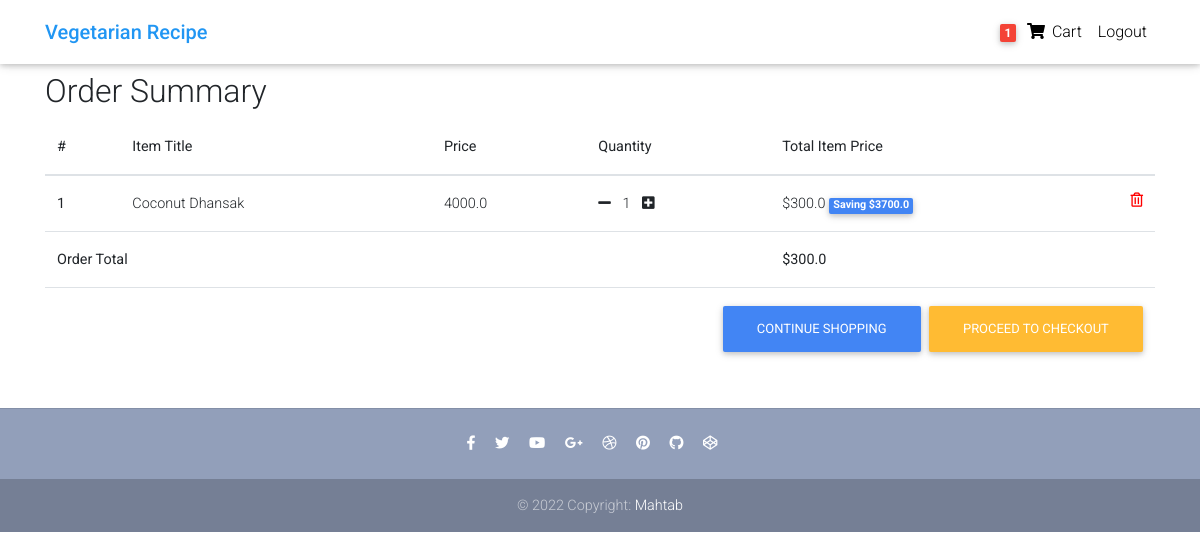
The page /order_summary/ (signed in) on the database as committed earlier.
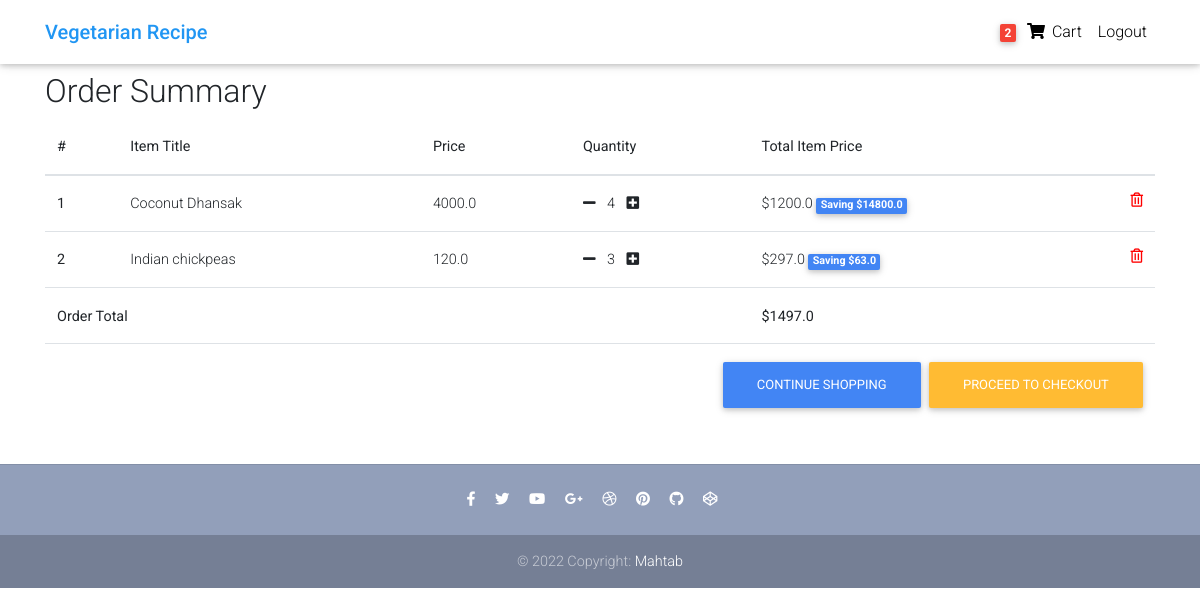
The same page on the database as committed later.
### core/models.py (models this page shows, shortened)
class Order(models.Model):
    user = models.ForeignKey(settings.AUTH_USER_MODEL,
                             on_delete=models.CASCADE)
    items = models.ManyToManyField(OrderItem)
    start_date = models.DateTimeField(auto_now_add=True)
    ordered_date = models.DateTimeField()
    ordered = models.BooleanField(default=False)
    billing_address = models.ForeignKey('BillingAddress',
                                        on_delete=models.SET_NULL,null=True,blank=True)
    def get_total(self):
        total = 0
        for order_item in self.items.all():
            total+=order_item.get_final_price()
        return total

class OrderItem(models.Model):
    user = models.ForeignKey(settings.AUTH_USER_MODEL,
                             on_delete=models.CASCADE, blank=True, null=True)
    ordered = models.BooleanField(default=False)
    item = models.ForeignKey(Recipe, on_delete=models.CASCADE)
    quantity = models.IntegerField(default=1)
    def get_total_item_price(self):
        return self.quantity*self.item.price
    def get_total_discount_item_price(self):
        return self.quantity*self.item.discount_price
    def get_final_price(self):
        if self.item.discount_price:
            return self.item.discount_price*self.quantity
        return self.item.price*self.quantity
    def get_amount_saved(self):
        return self.get_total_item_price() - self.get_total_discount_item_price()

class Recipe(models.Model):
    STATUS_CHOICES = (
        (u'P', _('published')),
        (u'd', _('draft')),
        (u'i', _('idea')),
    )
    COMPLEXITY_CHOICES = (
        (1, _('еasy')),
        (2, _('medium')),
        (3, _('hard')),
    )
    owner = models.ForeignKey(settings.AUTH_USER_MODEL,
                             on_delete=models.CASCADE, related_name='recipes_created')
    title = models.CharField(max_length=250, unique=True,
                             verbose_name=_('title'))
    url = models.CharField(max_length=250, default='', unique=True, blank=True,
                           verbose_name=_('recipe url'))
    status = models.CharField(max_length=2, default=u'i',
                              choices=STATUS_CHOICES,
                              verbose_name=_('status'))
    category = models.ForeignKey(Category, on_delete=models.CASCADE,
                                 verbose_name=_('category'))
    complexity = models.IntegerField(default=1, choices=COMPLEXITY_CHOICES,
                                     verbose_name=_('complexity'))
    time = models.IntegerField(default=0, null=True, blank=True,
                               verbose_name=_('time'),
                               help_text=_("Total time for cooking, "
                                           "in minutes"))
    manually_weight = models.IntegerField(default=None, null=True, blank=True,
                                          verbose_name=_('manually_weight'),
                                          help_text=_("Weight after cooking, "
                                                      "in grams"))
    manually_energy = models.DecimalField(default=None, null=True, blank=True,
                                          max_digits=7, decimal_places=3,
                                          verbose_name=_('manually_energy'))
    manually_protein = models.DecimalField(default=None, null=True, blank=True,
                                           max_digits=7, decimal_places=3,
                                           verbose_name=_('manually_protein'))
    manually_fat = models.DecimalField(default=None, null=True, blank=True,
                                       max_digits=7, decimal_places=3,
                                       verbose_name=_('manually_fat'))
    manually_carbohydrate = models.DecimalField(default=None, null=True,
                                                blank=True, max_digits=7,
                                                decimal_places=3,
                                                verbose_name=_('manually_carbohydrate'))
    weight = models.IntegerField(default=0, verbose_name=_('weight'),
                                 help_text=_("Weight after cooking, in grams"))
    energy = models.DecimalField(default=0, max_digits=7, decimal_places=3,
                                 verbose_name=_('energy'))
    protein = models.DecimalField(default=0, max_digits=7, decimal_places=3,
                                  verbose_name=_('protein'))
    fat = models.DecimalField(default=0, max_digits=7, decimal_places=3,
                              verbose_name=_('fat'))
    carbohydrate = models.DecimalField(default=0, max_digits=7,
                                       decimal_places=3,
                                       verbose_name=_('carbohydrate'))
    image = AjaxImageField(null=True, blank=True, upload_to='images',
                           max_width=1024, max_height=768, crop=True,
                           verbose_name=_('image'))
    thumbnail = ImageSpecField(source='image',
                               processors=[ResizeToFill(400, 300)],
                               format='JPEG', options={'quality': 90})
    tags = models.ManyToManyField(Tag, blank=True, verbose_name=_('tags'),
                                  help_text=_('tags'))
    label = models.CharField(choices=LABEL_CHOICES, max_length=1)
    slug = models.SlugField()
    price = models.FloatField()
    discount_price = models.FloatField(blank=True, null=True)
    description = models.TextField(blank=True, verbose_name=_('description'))
    def fullness(self):
        """ return recipe fullnes """
        fullness = 0
        if self.image:
            fullness = fullness + 20
        if self.description:
            fullness = fullness + 10
        ok_gram = True
        ok_energy = True
        ok_nutrients = True
        ingredients = self.recipeingredient_set.all()
        if ingredients:
            fullness = fullness + 20
            for ingredient in ingredients:
                if ingredient.roughly:
                    ok_gram = False
                if ingredient.ingredient.energy is None:
                    ok_energy = False
                if ingredient.ingredient.protein is None or \
                        ingredient.ingredient.fat is None or \
                        ingredient.ingredient.carbohydrate is None:
                    ok_nutrients = False
            if ok_gram:
                fullness = fullness + 20
            if ok_energy:
                fullness = fullness + 20
            if ok_nutrients:
                fullness = fullness + 5
        if self.recipeimage_set.all():
            fullness = fullness + 5
        return '%i%%' % fullness
    fullness.short_description = _('fullness')
    def recipe_tags(self):
        """ return recipe tags, comma separated """
        return ", ".join([t.name for t in self.tags.all()])
    recipe_tags.short_description = _('tags')
    def recipe_ingredients(self, maximum=3, weight=False, more=False):
        """ return list of recipe ingredients """
        ingredients = []
        for i in self.recipeingredient_set.all():
            if weight:
                ingr = "{}: {} {}".format(i.ingredient.name, i.weight, _('gr'))
            else:
                ingr = i.ingredient.name
            ingredients.append(ingr)
        return ', '.join(ingredients[0:maximum]) + \
                    (' ...' if (maximum < len(ingredients) and more) else '')
    recipe_ingredients.short_description = _('ingredients')
    def has_roughly(self):
        """ return True if recipe has roughly ingridient """
        has_roughly = False
        for i in self.recipeingredient_set.all():
            if i.roughly:
                has_roughly = True
        return has_roughly
    has_roughly.short_description = _('Has roughly')
    class Meta:
        verbose_name = _('recipe')
        verbose_name_plural = _('recipes')

### core/views.py (the view)
# urls.py: path('order_summary/',OrderSummaryView.as_view(),name='order_summary'),
class OrderSummaryView(LoginRequiredMixin,View):
    def get(self,*args,**kwargs):
        try:
            order = Order.objects.get(user = self.request.user,ordered=False)
            context = {'object':order}
            return render(self.request,'order_summary.html',context)
        except ObjectDoesNotExist:
            messages.error(self.request,'You do ot have an acitve order')
            return redirect('/')

### core/templatetags/cart_template_tags.py (called while the page is built)
@register.filter
def cart_item_count(user):
    if user.is_authenticated:
        qs = Order.objects.filter(user=user,ordered=False)
        if qs.exists():
            return qs[0].items.count()
    else:
        return 0

### templates/order_summary.html (shortened to what this page needs)
{% extends "base.html" %}
{% load static %}
{% load i18n %}
{%load cart_template_tags %}
{%load vegetarian_cookbook_tags %}
{% block content %}
<main>
  <div class="container">
    <div class="table-responsive text-nowrap">
        <h2>Order Summary</h2>
            <table class="table">
            <thead>
                <tr>
                <th scope="col">#</th>
                <th scope="col">Item Title</th>
                <th scope="col">Price</th>
                <th scope="col">Quantity</th>
                <th scope="col">Total Item Price</th>
                </tr>
            </thead>
            <tbody>
                {%for order_item in object.items.all%}
                <tr>
                    <th scope="row">{{forloop.counter}}</th>
                    <td>{{order_item.item.title}}</td>
                    <td>{{order_item.item.price}}</td>
                    <td>
                        <a href="{% url 'core:remove-single-item-from-cart' order_item.item.url order_item.item.slug %}"><i class="fas fa-minus mr-2"></i></a>
                        {{order_item.quantity}}
                        <a href="{% url 'core:add-to-cart' order_item.item.url order_item.item.slug %}"><i class="fas fa-plus-square ml-2"></i></a>
                    </td>
                    <td>
                        {%if order_item.item.discount_price%}
                            ${{order_item.get_total_discount_item_price}}
                            <span class="badge badge-primary">Saving ${{order_item.get_amount_saved}}</span>
                        {%else%}
                            ${{order_item.get_total_item_price}}
                        {%endif%}
                        <a style="color:red;" href="{%url 'core:remove-from-cart' order_item.item.url order_item.item.slug%}">
                            <i class="far fa-trash-alt float-right"></i>
                        </a>
                    </td>
                </tr>
                {%endfor%}
                {%if object.get_total%}
                <tr>
                    <td colspan="4"><b>Order Total</b></td>
                    <td><b>${{object.get_total}}</b></td>
                </tr>
                <tr>
                    <td colspan="5">
                        <a class="btn btn-warning float-right ml-2" href="/checkout/">Proceed to Checkout</a>
                        <a class="btn btn-primary float-right" href="/">Continue Shopping</a>
                    </td>
                </tr>
                {%endif%}
            </tbody>
            </table>
      </div>
  </div>
</main>
{% endblock content %}

### templates/base.html (shortened to what this page needs)
{% load static %}
{% load i18n %}
<!DOCTYPE html>
<html lang="en">
<head>
    <link
    href="https://cdnjs.cloudflare.com/ajax/libs/font-awesome/6.0.0/css/all.min.css"
    rel="stylesheet"
    />
    <link rel="stylesheet" href="https://mdbcdn.b-cdn.net/wp-content/themes/mdbootstrap4/docs-app/css/compiled-4.20.0.min.css">
    <link rel="stylesheet" href="https://use.fontawesome.com/releases/v5.8.1/css/all.css">
    <link href="{% static 'css/bootstrap.min.css' %}" rel="stylesheet">
    <link href="{% static 'css/mdb.min.css' %}" rel="stylesheet">
    <link href="{% static 'css/style.min.css' %}" rel="stylesheet">
    <link href='{% static "css/style.css" %}' rel="stylesheet">
</head>
{% include "navbar.html" %}
<body>
  <div class="mt-5 pt-4">
  {% block content %}
  {% endblock content %}
  {% include "footer.html" %}
</body>

### templates/navbar.html (shortened to what this page needs)
{% load static %}
{% load i18n %}
{%load cart_template_tags %}
{%load vegetarian_cookbook_tags %}
<nav class="navbar fixed-top navbar-expand-lg navbar-light white scrolling-navbar">
    <div class="container">
      <a class="navbar-brand waves-effect" href="/">
        <strong class="blue-text">Vegetarian Recipe</strong>
      </a>
      <div class="collapse navbar-collapse" id="navbarSupportedContent">
        <ul class="navbar-nav nav-flex-icons">
          {% if request.user.is_authenticated %}
          <li class="nav-item">
            <a class="nav-link waves-effect" href="{% url 'core:order_summary' %}">
              <span class="badge red z-depth-1 mr-1"> {{request.user|cart_item_count}} </span>
              <i class="fas fa-shopping-cart"></i>
              <span class="clearfix d-none d-sm-inline-block"> Cart </span>
            </a>
          </li>
          <li class="nav-item">
            <a class="nav-link waves-effect" href="{% url 'core:logoutuser' %}">
              <span class="clearfix d-none d-sm-inline-block"> Logout </span>
            </a>
          </li>
          {%endif%}
        </ul>
      </div>
    </div>
  </nav>

### templates/footer.html
<footer class="page-footer text-center font-small mt-4 wow fadeIn">
    <hr class="my-4">
    <div class="pb-4">
      <a href="https://www.facebook.com/" target="_blank">
        <i class="fab fa-facebook-f mr-3"></i>
      </a>
      <a href="https://twitter.com" target="_blank">
        <i class="fab fa-twitter mr-3"></i>
      </a>
      <a href="https://www.youtube.com" target="_blank">
        <i class="fab fa-youtube mr-3"></i>
      </a>
      <a href="https://plus.google.com/" target="_blank">
        <i class="fab fa-google-plus-g mr-3"></i>
      </a>
      <a href="https://dribbble.com/" target="_blank">
        <i class="fab fa-dribbble mr-3"></i>
      </a>
      <a href="https://pinterest.com/" target="_blank">
        <i class="fab fa-pinterest mr-3"></i>
      </a>
      <a href="https://github.com/" target="_blank">
        <i class="fab fa-github mr-3"></i>
      </a>
      <a href="http://codepen.io//" target="_blank">
        <i class="fab fa-codepen mr-3"></i>
      </a>
    </div>
    <div class="footer-copyright py-3">
      © 2022 Copyright:
      <a href="https://www.facebook.com/motahar.mahtab" target="_blank"> Mahtab </a>
    </div>
  </footer>

### templates/scripts.html (shortened to what this page needs)
{% load static %}

### templates/base.html (style rules this page uses)
html, body, header, .carousel { height: 60vh; }

Rows that differ between the two databases and show on the page:
changed OrderItem "Coconut Dhansak": quantity "1" → "4"; get_total_discount_item_price "300.0" → "1200.0"; get_amount_saved "3700.0" → "14800.0"
added OrderItem: item "Indian chickpeas", item.price "120.0", quantity "3", get_total_discount_item_price "297.0", get_amount_saved "63.0"
changed Order: get_total "300.0" → "1497.0"
Other text that changed with them:
{{ request.user|cart_item_count }}: "1" → "2"
